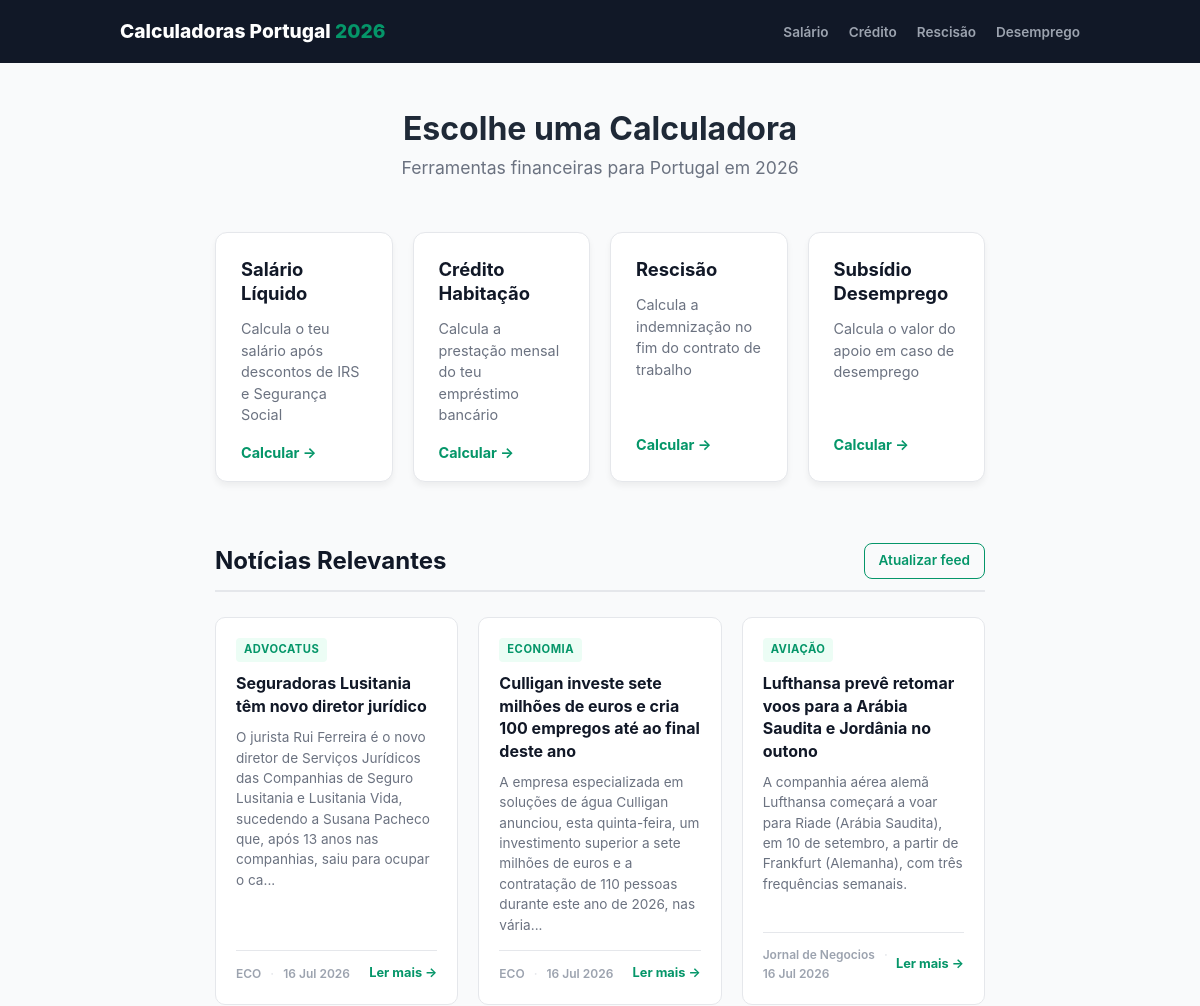
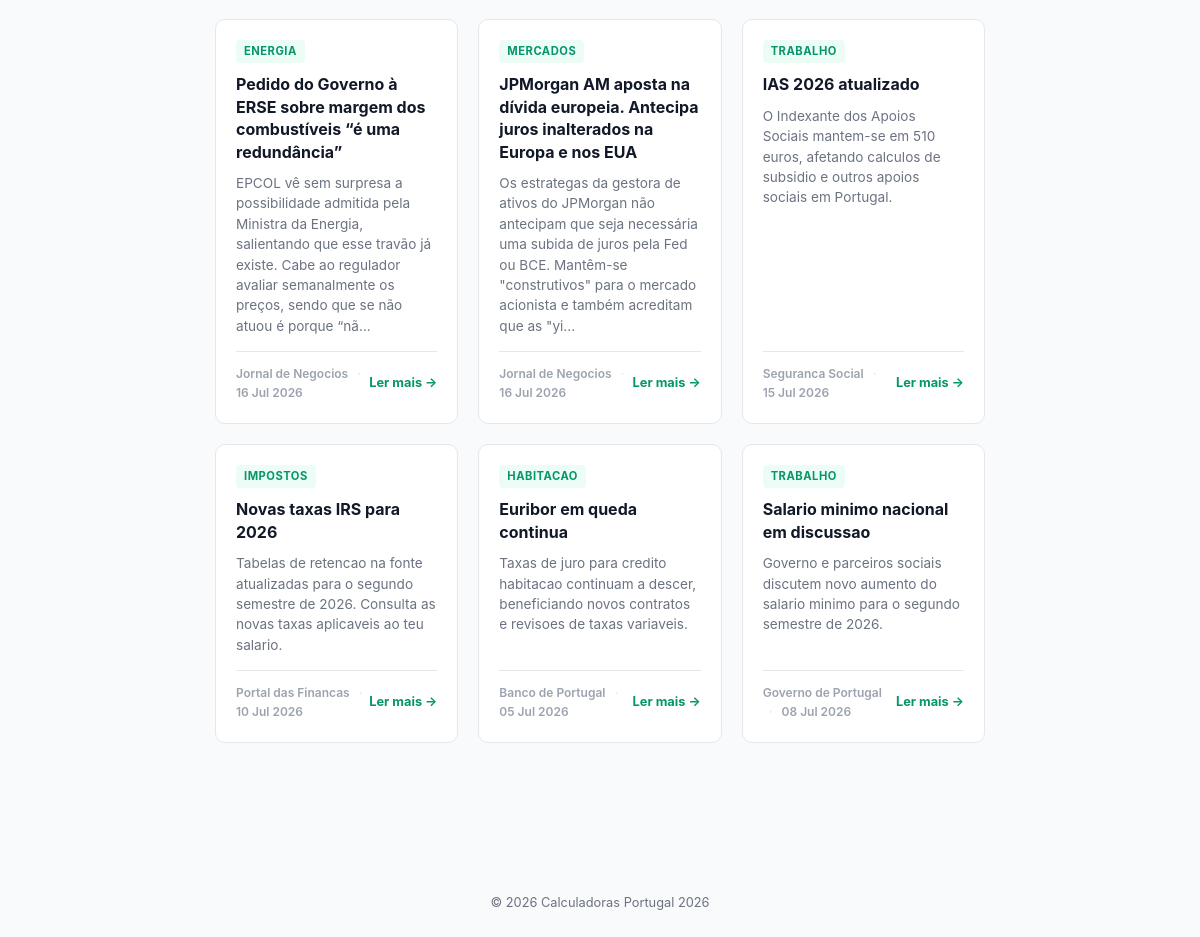
The page / on the database its author committed (2 pictures, top to bottom).
### tables this page shows
CREATE TABLE noticias (
            id INTEGER PRIMARY KEY AUTOINCREMENT,
            -- id: chave primária, auto-incrementada (1, 2, 3...)

            titulo TEXT NOT NULL,
            -- titulo: título da notícia (obrigatório)

            resumo TEXT,
            -- resumo: breve descrição da notícia (pode ser NULL)

            url TEXT NOT NULL,
            -- url: link direto para a notícia original (obrigatório)

            fonte TEXT,
            -- fonte: nome do site (ex: "ECO", "Jornal de Negócios")

            categoria TEXT,
            -- categoria: tag temática (ex: "Economia", "Finanças", "Trabalho")

            data_publicacao TEXT,
            -- data_publicacao: data original da notícia (formato ISO 8601)

            data_cache DATETIME DEFAULT CURRENT_TIMESTAMP,
            -- data_cache: quando a notícia foi guardada no SQLite
            -- DEFAULT CURRENT_TIMESTAMP: insere a data/hora automaticamente

            ativa INTEGER DEFAULT 1
            -- ativa: 1 = visível, 0 = escondida
            -- Usamos INTEGER em vez de BOOLEAN porque SQLite não tem boolean nativo
        );

### app.py (the view)
@app.route("/")
def home():
    noticias = get_noticias(limite=9)
    return render_template("home.html", noticias=noticias)

### utils/noticias.py (called while the page is built)
def get_db():
    con = sqlite3.connect(DATABASE)
    con.row_factory = sqlite3.Row
    return con

### templates/home.html (shortened to what this page needs)
{% extends "base.html" %}
{% block main_class %}home{% endblock %}
{% block content %}
    <div class="container">
        <h1>Escolhe uma Calculadora</h1>
        <p class="subtitulo">Ferramentas financeiras para Portugal em 2026</p>
        <section class="sugestoes">
            <a href="/salario" class="card-link">
                <div class="card">
                    <h2>Salário Líquido</h2>
                    <p>Calcula o teu salário após descontos de IRS e Segurança Social</p>
                    <span class="card-acao">Calcular &rarr;</span>
                </div>
            </a>
            <a href="/credito" class="card-link">
                <div class="card">
                    <h2>Crédito Habitação</h2>
                    <p>Calcula a prestação mensal do teu empréstimo bancário</p>
                    <span class="card-acao">Calcular &rarr;</span>
                </div>
            </a>
            <a href="/rescisao" class="card-link">
                <div class="card">
                    <h2>Rescisão</h2>
                    <p>Calcula a indemnização no fim do contrato de trabalho</p>
                    <span class="card-acao">Calcular &rarr;</span>
                </div>
            </a>
            <a href="/subsidio" class="card-link">
                <div class="card">
                    <h2>Subsídio Desemprego</h2>
                    <p>Calcula o valor do apoio em caso de desemprego</p>
                    <span class="card-acao">Calcular &rarr;</span>
                </div>
            </a>
        </section>
        <section class="noticias">
            <div class="noticias-header">
                <h2>Notícias Relevantes</h2>
                <a href="/atualizar_noticias" class="atualizar-link">Atualizar feed</a>
            </div>
            <div class="noticias-grid">
                {% for noticia in noticias %}
                <article class="noticia">
                    <span class="noticia-categoria">{{ noticia.categoria }}</span>
                    <h3>
                        <a href="{{ noticia.url }}" class="noticia-titulo-link">
                            {{ noticia.titulo }}
                        </a>
                    </h3>
                    <p>{{ noticia.resumo }}</p>
                    <div class="noticia-rodape">
                        <span class="noticia-meta">
                            {{ noticia.fonte }}
                            <span class="separador">·</span>
                            {{ noticia.data }}
                        </span>
                        <a href="{{ noticia.url }}" class="ler-mais">Ler mais &rarr;</a>
                    </div>
                </article>
                {% else %}
                <article class="noticia noticia-vazia">
                    <p>Sem notícias disponíveis de momento.
                    <a href="/atualizar_noticias">Atualizar feed</a></p>
                </article>
                {% endfor %}
            </div>
        </section>
    </div>
{% endblock %}

### templates/base.html (shortened to what this page needs)
<!DOCTYPE html>
<html lang="pt-PT">
<head>
    <link rel="stylesheet" href="/static/css/style.css">
</head>
<body>
    <header>
        <nav>
            <h1><a href="/">Calculadoras Portugal <span>2026</span></a></h1>
            <ul>
                <li><a href="/salario">Salário</a></li>
                <li><a href="/credito">Crédito</a></li>
                <li><a href="/rescisao">Rescisão</a></li>
                <li><a href="/subsidio">Desemprego</a></li>
            </ul>
        </nav>
    </header>
    <main class="{% block main_class %}{% endblock %}">
        {% block content %}{% endblock %}
    </main>
    <footer>
        <p>© 2026 Calculadoras Portugal 2026</p>
    </footer>
</body>
</html>

### static/css/style.css (style rules this page uses)
:root { --primary: #059669; --primary-hover: #047857; --dark: #111827; --gray-bg: #f9fafb; --text-main: #1f2937; --text-muted: #6b7280; --text-light: #9ca3af; --border: #e5e7eb; --white: #ffffff; --shadow-sm: 0 4px 6px rgba(0,0,0,0.05); --shadow-md: 0 12px 24px rgba(0,0,0,0.12); --radius: 12px; --radius-sm: 10px; --radius-xs: 8px; --transition: 0.2s ease; }
* { margin: 0; padding: 0; box-sizing: border-box; }
body { font-family: 'Inter', Arial, sans-serif; background-color: var(--gray-bg); color: var(--text-main); line-height: 1.6; min-height: 100vh; display: flex; flex-direction: column; }
a { text-decoration: none; color: inherit; }
header { background: var(--dark); padding: 1rem 0; position: sticky; top: 0; z-index: 1000; }
nav { max-width: 1000px; margin: 0 auto; display: flex; justify-content: space-between; align-items: center; padding: 0 20px; }
nav h1 { color: var(--white); font-weight: 800; font-size: 1.2rem; }
nav h1 a { color: var(--white); }
nav h1 span { color: var(--primary); }
nav ul { list-style: none; display: flex; gap: 20px; margin: 0; }
nav ul li a { color: #9ca3af; font-size: 0.85rem; font-weight: 600; transition: color var(--transition); }
main { flex: 1; }
.container { max-width: 850px; margin: 40px auto; padding: 0 20px; }
main.home { text-align: center; margin-bottom: 40px; }
.subtitulo { color: var(--text-muted); margin-bottom: 50px; font-size: 1.1rem; }
.sugestoes { display: grid; grid-template-columns: repeat(4, 1fr); gap: 20px; max-width: 1200px; margin: 0 auto 60px auto; padding: 0 20px; }
.card-link { display: block; }
.card { background: var(--white); padding: 25px; border-radius: var(--radius); border: 1px solid var(--border); box-shadow: var(--shadow-sm); cursor: pointer; transition: all var(--transition); text-align: left; height: 250px; display: flex; flex-direction: column; position: relative; }
.card h2 { font-size: 1.15rem; color: var(--dark); margin-bottom: 12px; line-height: 1.3; }
.card p { font-size: 0.9rem; color: var(--text-muted); line-height: 1.5; margin-bottom: 15px; flex: 1; }
.card-acao { color: var(--primary); font-weight: 700; font-size: 0.9rem; display: flex; align-items: center; gap: 5px; transition: gap var(--transition); }
.noticias { max-width: 1200px; margin: 0 auto; padding: 0 20px; text-align: left; }
.noticias-header { display: flex; justify-content: space-between; align-items: center; margin-bottom: 25px; padding-bottom: 10px; border-bottom: 2px solid var(--border); }
.noticias-header h2 { font-size: 24px; color: var(--dark); margin: 0; }
.atualizar-link { font-size: 0.85rem; color: var(--primary); font-weight: 600; padding: 6px 14px; border: 1px solid var(--primary); border-radius: var(--radius-xs); transition: all var(--transition); }
.noticias-grid { display: grid; grid-template-columns: repeat(3, 1fr); gap: 20px; }
.noticia { background: var(--white); padding: 20px; border-radius: var(--radius-sm); border: 1px solid var(--border); transition: box-shadow var(--transition); display: flex; flex-direction: column; min-height: 220px; }
.noticia-categoria { display: inline-block; font-size: 0.7rem; font-weight: 700; text-transform: uppercase; letter-spacing: 0.5px; color: var(--primary); background: #ecfdf5; padding: 3px 8px; border-radius: 4px; margin-bottom: 10px; align-self: flex-start; }
.noticia h3 { font-size: 1rem; color: var(--dark); margin-bottom: 10px; line-height: 1.4; }
.noticia-titulo-link { color: var(--dark); transition: color var(--transition); }
.noticia p { font-size: 0.85rem; color: var(--text-muted); line-height: 1.5; margin-bottom: 15px; flex: 1; }
.noticia-rodape { margin-top: auto; display: flex; justify-content: space-between; align-items: center; padding-top: 12px; border-top: 1px solid var(--border); }
.noticia-meta { font-size: 0.75rem; color: var(--text-light); font-weight: 600; }
.separador { margin: 0 6px; color: var(--border); }
.ler-mais { font-size: 0.8rem; color: var(--primary); font-weight: 700; transition: gap var(--transition); white-space: nowrap; }
footer { text-align: center; margin-top: 40px; padding: 30px 20px; color: var(--text-muted); font-size: 0.8rem; }

### rows shown on the page
noticias: categoria "ADVOCATUS", titulo "Seguradoras Lusitania têm novo diretor jurídico", resumo "O jurista Rui Ferreira é o novo diretor de Serviços Jurídicos das Companhias de Seguro Lusitania e Lusitania Vida, sucedendo a Susana Pacheco que, após 13 anos nas companhias, saiu para ocupar o ca...", fonte "ECO", data "16 Jul 2026"
noticias: categoria "ECONOMIA", titulo "Culligan investe sete milhões de euros e cria 100 empregos até ao final deste ano", resumo "A empresa especializada em soluções de água Culligan anunciou, esta quinta-feira, um investimento superior a sete milhões de euros e a contratação de 110 pessoas durante este ano de 2026, nas vária...", fonte "ECO", data "16 Jul 2026"
noticias: categoria "AVIAÇÃO", titulo "Lufthansa prevê retomar voos para a Arábia Saudita e Jordânia no outono", resumo "A companhia aérea alemã Lufthansa começará a voar para Riade (Arábia Saudita), em 10 de setembro, a partir de Frankfurt (Alemanha), com três frequências semanais.", fonte "Jornal de Negocios", data "16 Jul 2026"
noticias: categoria "ENERGIA", titulo "Pedido do Governo à ERSE sobre margem dos combustíveis “é uma redundância”", resumo "EPCOL vê sem surpresa a possibilidade admitida pela Ministra da Energia, salientando que esse travão já existe. Cabe ao regulador avaliar semanalmente os preços, sendo que se não atuou é porque “nã...", fonte "Jornal de Negocios", data "16 Jul 2026"
noticias: categoria "MERCADOS", titulo "JPMorgan AM aposta na dívida europeia. Antecipa juros inalterados na Europa e nos EUA", resumo "Os estrategas da gestora de ativos do JPMorgan não antecipam que seja necessária uma subida de juros pela Fed ou BCE. Mantêm-se \"construtivos\" para o mercado acionista e também acreditam que as \"yi...", fonte "Jornal de Negocios", data "16 Jul 2026"

### other values the page prints
{{ noticia.categoria }} "TRABALHO" "IMPOSTOS" "HABITACAO" "TRABALHO"
{{ noticia.titulo }} "IAS 2026 atualizado" "Novas taxas IRS para 2026" "Euribor em queda continua" "Salario minimo nacional em discussao"
{{ noticia.resumo }} "O Indexante dos Apoios Sociais mantem-se em 510 euros, afetando calculos de subsidio e outros apoios sociais em Portugal." "Tabelas de retencao na fonte atualizadas para o segundo semestre de 2026. Consulta as novas taxas aplicaveis ao teu salario." "Taxas de juro para credito habitacao continuam a descer, beneficiando novos contratos e revisoes de taxas variaveis." "Governo e parceiros sociais discutem novo aumento do salario minimo para o segundo semestre de 2026."
{{ noticia.fonte }} "Seguranca Social" "Portal das Financas" "Banco de Portugal" "Governo de Portugal"
{{ noticia.data }} "15 Jul 2026" "10 Jul 2026" "05 Jul 2026" "08 Jul 2026"
